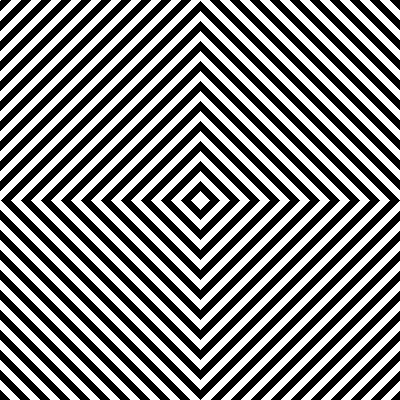
Frame 1 (no input)
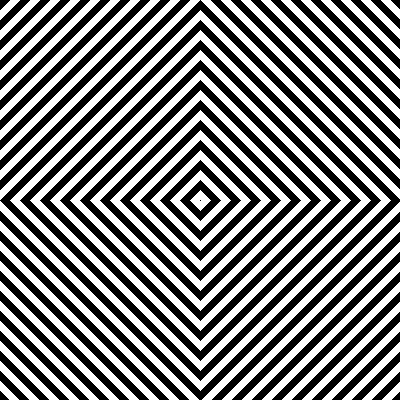
Frame 60 (the mouse pressed at the canvas centre just before this capture)
Frame 120 (the mouse held since frame 60 and released just before this capture): identical to frame 60, image omitted

The Processing sketch that drew these frames (run headless with seeded random() and noise(); from frame 60 on, the mouse is pressed at the canvas centre):

// Processing sketch: processing_123501
// ── processing_123501.pde

int count = 0;

void setup(){
  size(400, 400);
}

void draw(){
  
  loadPixels();
  for(int y = 0; y < height; y++){
    for(int x = 0; x < width; x++){
      int tx = x - width / 2;
      int ty = y - height / 2;
      
      int val = abs(tx) + abs(ty);
      //int val = abs(tx) + (int)(sin(radians(abs(ty))) * 10);
      color c;
      
      if((val + count) % 20 < 10)
      {
        c = color(255);
      } else {
        c = color(0);
      }
      
      pixels[y * width + x] = c;
      
    }
  }
  updatePixels();
  
  count++;
}
